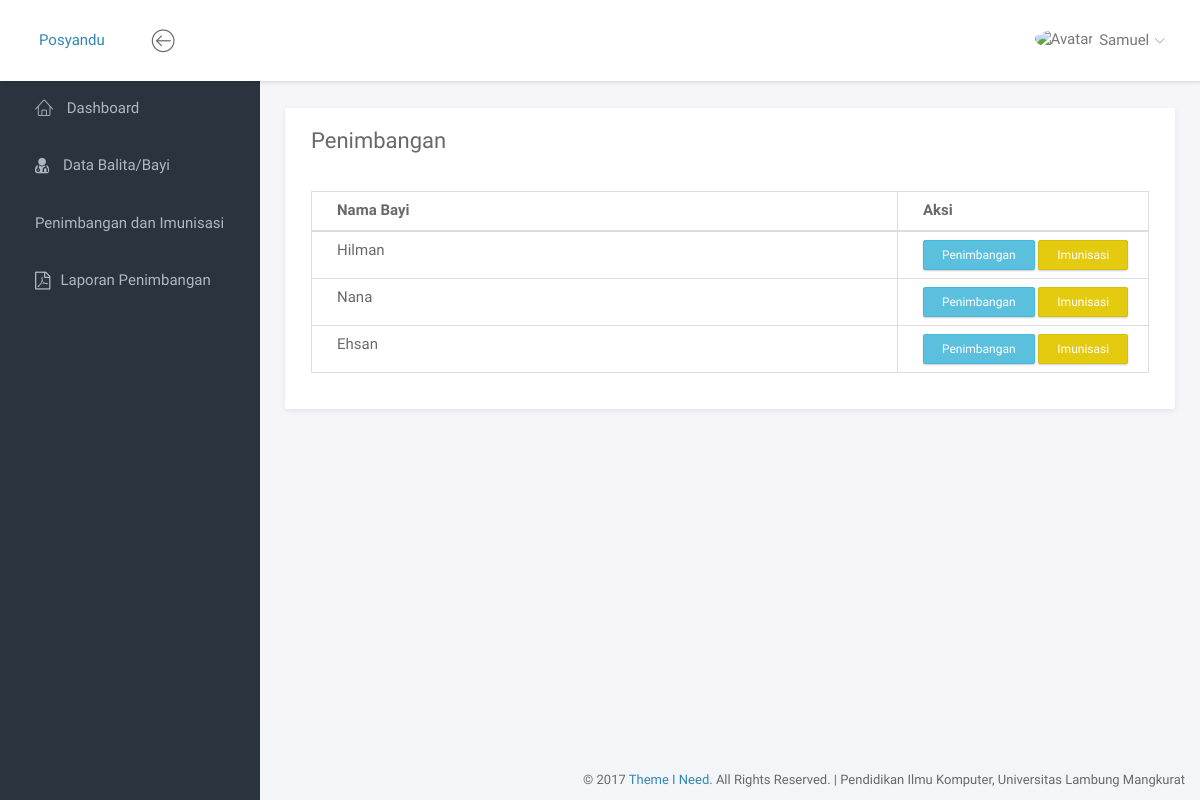
Screenshot of /index.php/penimbangan with the database file from the repository.
### tables this page shows
CREATE TABLE `tb_bayi` (
  `id_bayi` int(11) NOT NULL,
  `nama_bayi` varchar(100) NOT NULL,
  `tanggal_lahir` date NOT NULL,
  `jenis_kelamin` enum('Laki-Laki','Perempuan') NOT NULL,
  `nama_ayah` varchar(100) NOT NULL,
  `nama_ibu` varchar(100) NOT NULL,
  `status` enum('Aktif','Tidak Aktif') NOT NULL
);

### application/controllers/Penimbangan.php (called while the page is built, shortened)
<?php
class Penimbangan extends CI_Controller {
	public function __construct()
	{
		$this->load->model('M_model');
	}
	public function index()
	{
		$data['content'] = "content/penimbangan/penimbangan";
		$data['title'] = "Penimbangan - Posyandu";
		$data['bayi'] = $this->M_model->showBayi();
		$this->load->view('home', $data);
	}
}

### index.php (called while the page is built, shortened)
<?php
require_once BASEPATH.'core/CodeIgniter.php';

### application/models/m_model.php (called while the page is built, shortened)
<?php
class M_model extends CI_Model {
	public function showBayi()
	{
		return $this->db->get('tb_bayi')->result_object();
	}
}

### application/views/content/penimbangan/penimbangan.php (the view)
<div class="panel panel-headline">
	<div class="panel-heading">
		<h3 class="panel-title">Penimbangan</h3>
	</div>
	<div class="panel-body">
		<table class="table table-bordered table-responsive">
			<thead>
				<tr>
					<th>Nama Bayi</th>
					<th width="30%">Aksi</th>
				</tr>
			</thead>
			<tbody>
				<?php foreach($bayi as $b): ?>
					<tr>
						<td><?php echo $b->nama_bayi; ?></td>
						<td>
							<a href="<?php echo site_url('Penimbangan/penimbangan_bayi/'.$b->id_bayi) ?>" title="" class="btn btn-sm btn-info">Penimbangan</a>
							<a href="<?php echo site_url('Penimbangan/imunisasi_bayi/'.$b->id_bayi) ?>" title="" class="btn btn-sm btn-warning">Imunisasi</a>
						</td>
					</tr>
				<?php endforeach; ?>
			</tbody>
		</table>
	</div>
</div>

### assets/css/main.css (style rules this page uses)
html { position: relative; min-height: 100%; }
body { background-color: #F3F5F8; font-family: "Source Sans Pro", sans-serif; font-size: 15px; color: #676a6d; }
a { color: #3287B2; }
th { font-weight: 600; }
.btn { -webkit-border-radius: 2px; -moz-border-radius: 2px; border-radius: 2px; -moz-box-shadow: 0px 1px 2px 0 rgba(0, 0, 0, 0.2); -webkit-box-shadow: 0px 1px 2px 0 rgba(0, 0, 0, 0.2); box-shadow: 0px 1px 2px 0 rgba(0, 0, 0, 0.2); padding: 6px 22px; }
.btn-group-sm > .btn, .btn-sm { padding: 5px 18px; }
.btn-warning { background-color: #e4cb10; border-color: #d6be0f; }
.panel { -webkit-border-radius: 3px; -moz-border-radius: 3px; border-radius: 3px; -moz-box-shadow: 0 2px 6px rgba(0, 0, 0, 0.08); -webkit-box-shadow: 0 2px 6px rgba(0, 0, 0, 0.08); box-shadow: 0 2px 6px rgba(0, 0, 0, 0.08); background-color: #fff; margin-bottom: 30px; }
.panel .panel-heading, .panel .panel-body, .panel .panel-footer { padding-left: 25px; padding-right: 25px; }
.panel .panel-heading { padding-top: 20px; padding-bottom: 20px; position: relative; }
.panel .panel-heading .panel-title { margin: 0; font-size: 18px; font-weight: 300; }
.panel .panel-body { padding-top: 10px; padding-bottom: 15px; }
.panel.panel-headline .panel-heading { border-bottom: none; }
.panel.panel-headline .panel-heading .panel-title { margin-bottom: 8px; font-size: 22px; font-weight: normal; }
.panel .table > thead > tr > td:first-child, .panel .table > thead > tr > th:first-child, .panel .table > tbody > tr > td:first-child, .panel .table > tbody > tr > th:first-child, .panel .table > tfoot > tr > td:first-child, .panel .table > tfoot > tr > th:first-child { padding-left: 25px; }
.panel .table > thead > tr > td:last-child, .panel .table > thead > tr > th:last-child, .panel .table > tbody > tr > td:last-child, .panel .table > tbody > tr > th:last-child, .panel .table > tfoot > tr > td:last-child, .panel .table > tfoot > tr > th:last-child { padding-left: 25px; }

### rows the page displays
tb_bayi: nama_bayi "Hilman"
tb_bayi: nama_bayi "Nana"
tb_bayi: nama_bayi "Ehsan"
